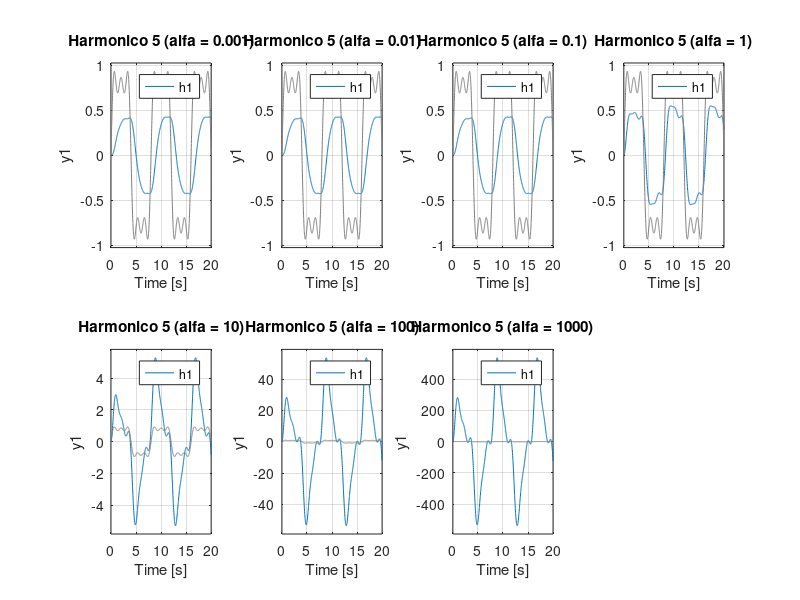
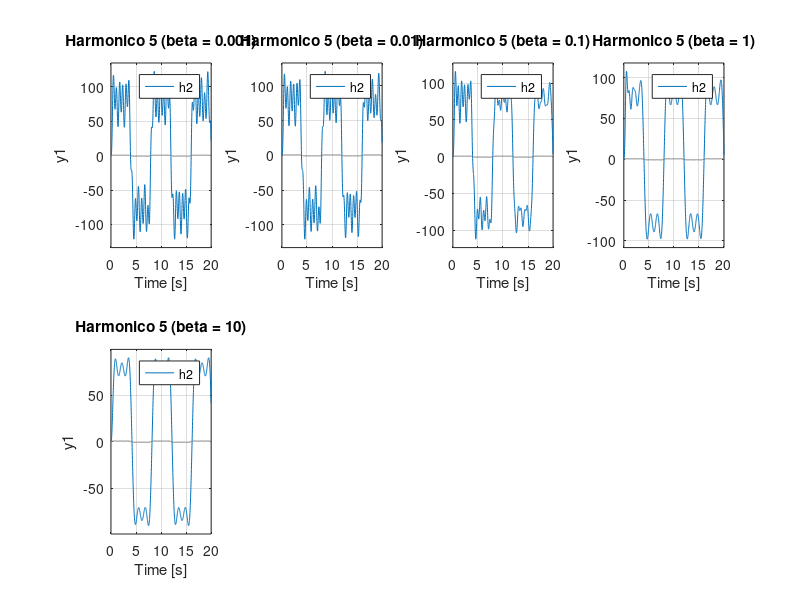

Source code (MATLAB) for these figures, in order:
clear all;
close all;

a = [0.001 0.01 0.1 1 10 100 1000];
b = [0.001 0.01 0.1 1 10];
t = linspace(0, 20,1000);
u = sin((pi/4)*t) + (sin((3*pi/4)*t)/3) + (sin((5*pi/4)*t)/5);

figure;
for idx = 1:numel(a) 
    alpha = a(idx);
    h1 = tf([0 alpha 1], [1 2 2]);
    subplot(2,4,idx);
    lsim(h1,u,t); hold on;
    title(['Harmonico 5 (alfa = ' ,num2str(alpha), ')']);
end

figure
for idx = 1:numel(b) 
    beta = b(idx);
    h2 = tf([0 1 10000], [1 2*beta 100]);
    subplot(2,4,idx);
    lsim(h2,u,t); hold on;
    title(['Harmonico 5 (beta = ' ,num2str(beta), ')']);    
end
